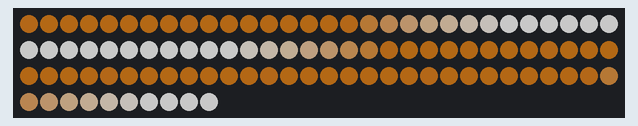
Bench run of a sketch on a simulated Arduino Uno, built with avr-gcc and run on an emulated ATmega328P. Parts: 100 RGB LEDs in strip order, left to right, continuing on the next row. Dim RGB values are drawn brighter than linear.

Above: at 0.15 s.
At 5.31 s:
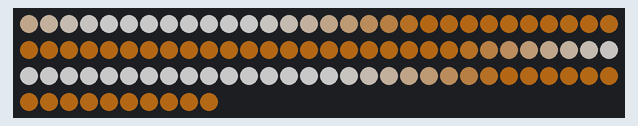
At 10.16 s:
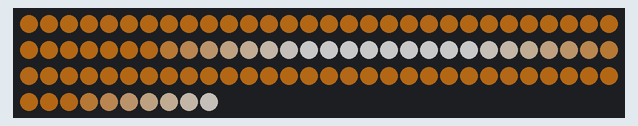
At 19.89 s:
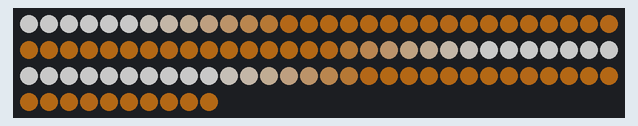
At 29.61 s:
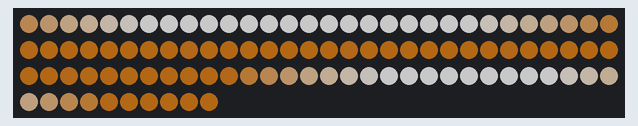
At 39.3 s:
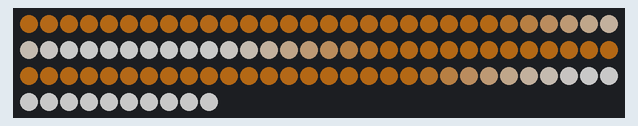

The sketch:

repolarization.ino
```cpp
#include <FastLED.h>

FASTLED_USING_NAMESPACE

#define LED_PIN    13
#define LED_TYPE    WS2812B
#define COLOR_ORDER GRB
#define NUM_LEDS    100

CRGB leds[NUM_LEDS];

uint8_t paletteIndex = 0;

DEFINE_GRADIENT_PALETTE (heatmap_gp) {
 0, 155, 90, 21, //orange from depolarization
 30, 155, 90, 21, //orange
60, 255, 255, 255, //white
75, 255, 255, 255, //white
100, 155, 90, 21, //white
145, 155, 90, 21, //orange
165, 155, 90, 21, //orange
185, 255, 255, 255, //white
195, 255, 255, 255, //white
220, 155, 90, 21, //orange
255, 155, 90, 21 //orange
};
CRGBPalette16 myPal = heatmap_gp;
void setup() {
   FastLED.addLeds<LED_TYPE, LED_PIN, COLOR_ORDER>(leds, NUM_LEDS).setCorrection( TypicalLEDStrip );
   FastLED.setBrightness(100);

}

void loop() {
   fill_palette(leds, NUM_LEDS, paletteIndex, 255 / NUM_LEDS, myPal, 255, LINEARBLEND);
  //leds, nLEDS, startIndex, indexDelta, palette, brightness, blendType
  FastLED.show();

  EVERY_N_MILLISECONDS(25){
    paletteIndex++;
    }
}
```
